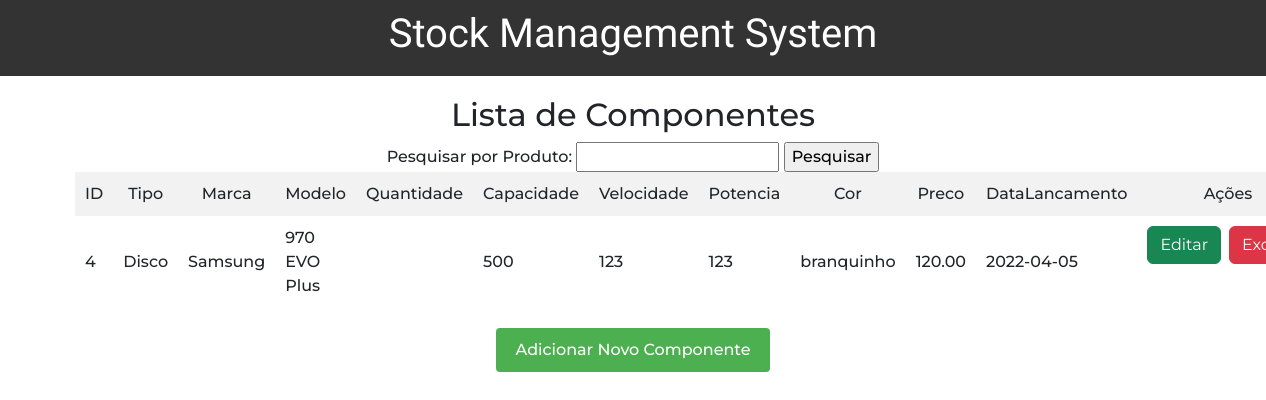
The app's page /index.php?produto=Disco (signed in), older data.
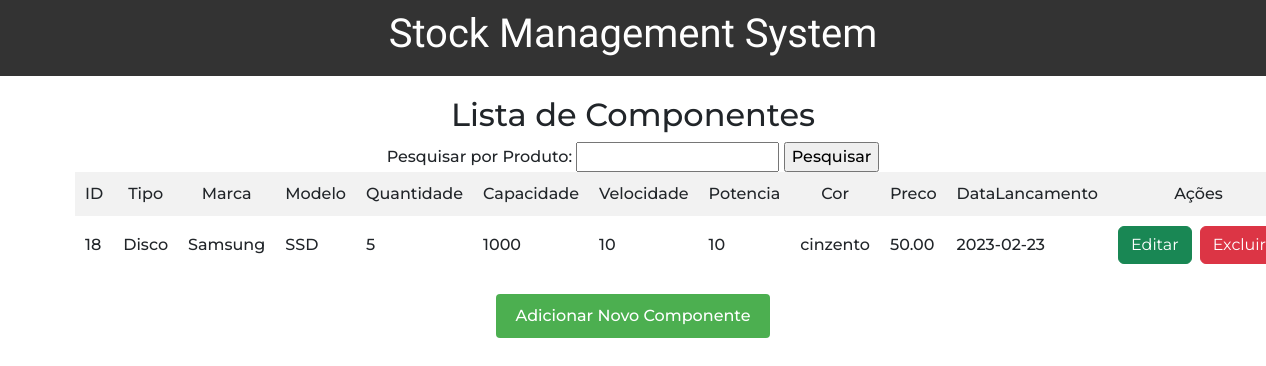
The same page, newer data.
### tables this page shows
CREATE TABLE `componentes` (
  `ID` int(11) NOT NULL,
  `Tipo` varchar(50) NOT NULL,
  `Marca` varchar(50) DEFAULT NULL,
  `Modelo` varchar(50) DEFAULT NULL,
  `Quantidade` int(11) NOT NULL,
  `Capacidade` int(11) DEFAULT NULL,
  `Velocidade` varchar(20) DEFAULT NULL,
  `Potencia` int(11) DEFAULT NULL,
  `Cor` varchar(20) DEFAULT NULL,
  `Preco` decimal(10,2) DEFAULT NULL,
  `DataLancamento` date DEFAULT NULL
);

### index.php (the view, shortened to what this page needs)
<!DOCTYPE html>
<html lang="en">
<head>
</head>
<body>
<header>
    <h1>Stock Management System</h1>
</header>
<div class="container">
    <div class="content-container">
        <h2>Lista de Componentes</h2>
        <form method="GET" action="">
            <label for="produto">Pesquisar por Produto:</label>
            <input type="text" name="produto" id="produto">
            <input type="submit" value="Pesquisar">
        </form>
        <?php
        $conexao = new mysqli("localhost","root","","gestaostock");
        $whereClause = "";
        if (isset($_GET['produto']) && !empty($_GET['produto'])) {
            $produto = $conexao->real_escape_string($_GET['produto']);
            $whereClause = " WHERE Tipo LIKE '%$produto%' OR Marca LIKE '%$produto%' OR Modelo LIKE '%$produto%'";
        }
        $query = "SELECT * FROM Componentes" . $whereClause;
        $resultado = $conexao->query($query);
        if ($resultado->num_rows > 0) {
            echo "<table>
                    <tr>
                        <th>ID</th>
                        <th>Tipo</th>
                        <th>Marca</th>
                        <th>Modelo</th>
                        <th>Quantidade</th>
                        <th>Capacidade</th>
                        <th>Velocidade</th>
                        <th>Potencia</th>
                        <th>Cor</th>
                        <th>Preco</th>
                        <th>DataLancamento</th>
                        <th>Ações</th>
                    </tr>";
            while ($linha = $resultado->fetch_assoc()) {
                echo "<tr>
                        <td>{$linha['ID']}</td>
                        <td>{$linha['Tipo']}</td>
                        <td>{$linha['Marca']}</td>
                        <td>{$linha['Modelo']}</td>
                        <td>{$linha['Quantidade']}</td>
                        <td>{$linha['Capacidade']}</td>
                        <td>{$linha['Velocidade']}</td>
                        <td>{$linha['Potencia']}</td>
                        <td>{$linha['Cor']}</td>
                        <td>{$linha['Preco']}</td>
                        <td>{$linha['DataLancamento']}</td>
                        <td style='display: flex; flex-direction: row; gap: .5rem;'>
                            <a href='edit.php?id={$linha['ID']}' class='btn btn-success'>Editar</a>
                            <a href='delete.php?id={$linha['ID']}' class='btn btn-danger'>Excluir</a>
                        </td>
                    </tr>";
            }
            echo "</table>";
        } else {
            echo "Nenhum componente encontrado.";
        }
        ?>
        <a href="add.php" class="button">Adicionar Novo Componente</a>
    </div>
</div>
</body>
</html>

Row changes from the older to the newer data that the page shows:
removed componentes: ID "4", Tipo "Disco", Marca "Samsung", Modelo "970 EVO Plus", Capacidade "500", Velocidade "123", Potencia "123", Cor "branquinho", Preco "120.00", DataLancamento "2022-04-05"
added componentes: ID "18", Tipo "Disco", Marca "Samsung", Modelo "SSD", Quantidade "5", Capacidade "1000", Velocidade "10", Potencia "10", Cor "cinzento", Preco "50.00", DataLancamento "2023-02-23"
